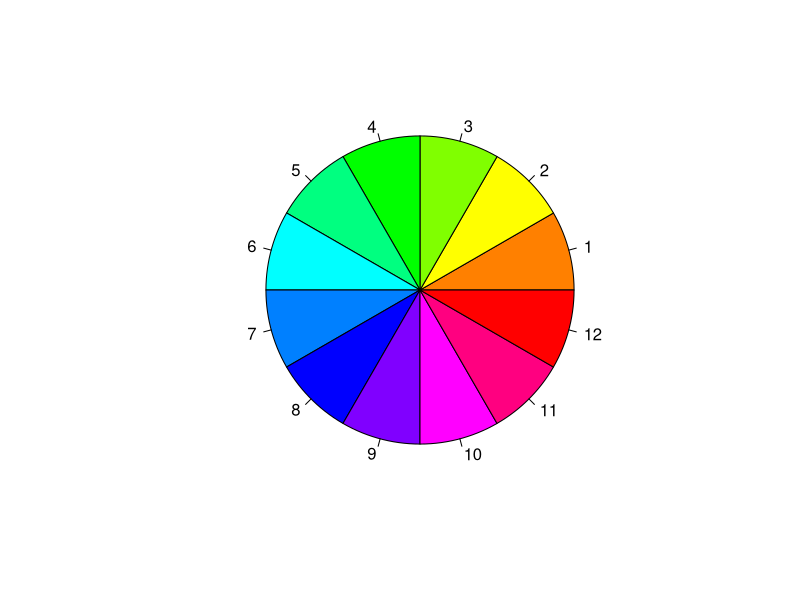

This chart was generated by the following R code:
library(vcd)


### Name: hls
### Title: HLS Color Specification
### Aliases: hls
### Keywords: hplot

### ** Examples

## an HLS color wheel
pie(rep(1, 12), col = sapply(1:12/12, function(x) hls(x)))
